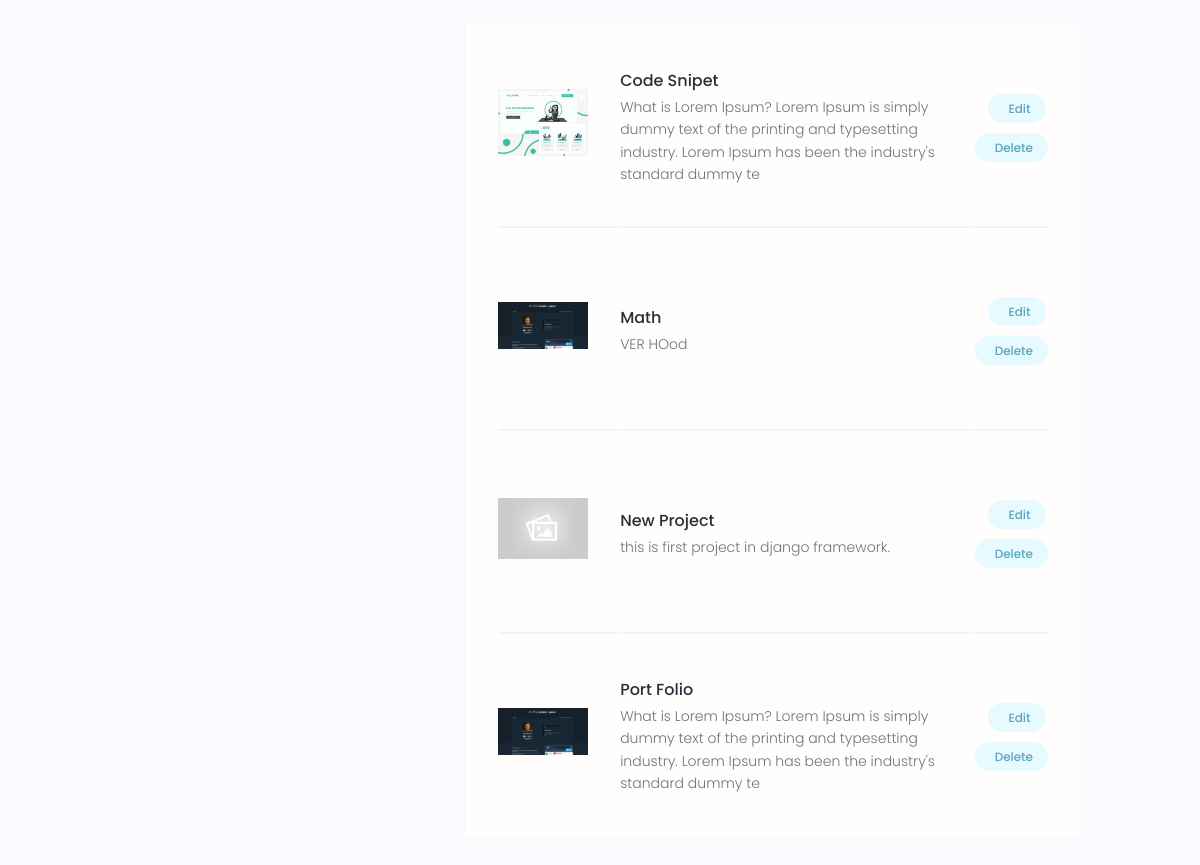
/account/ (signed in, lower part), run on an earlier commit of the app's database.
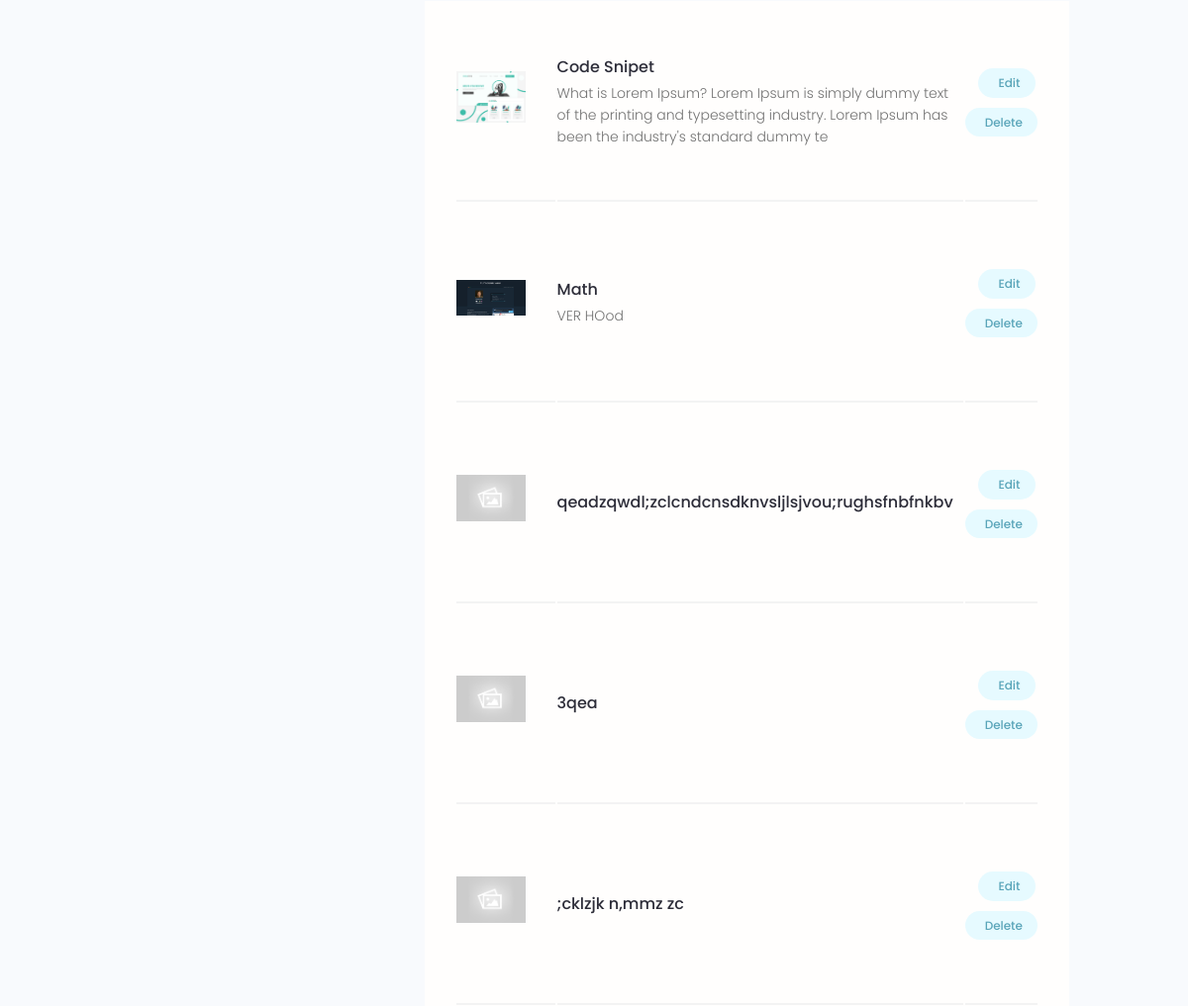
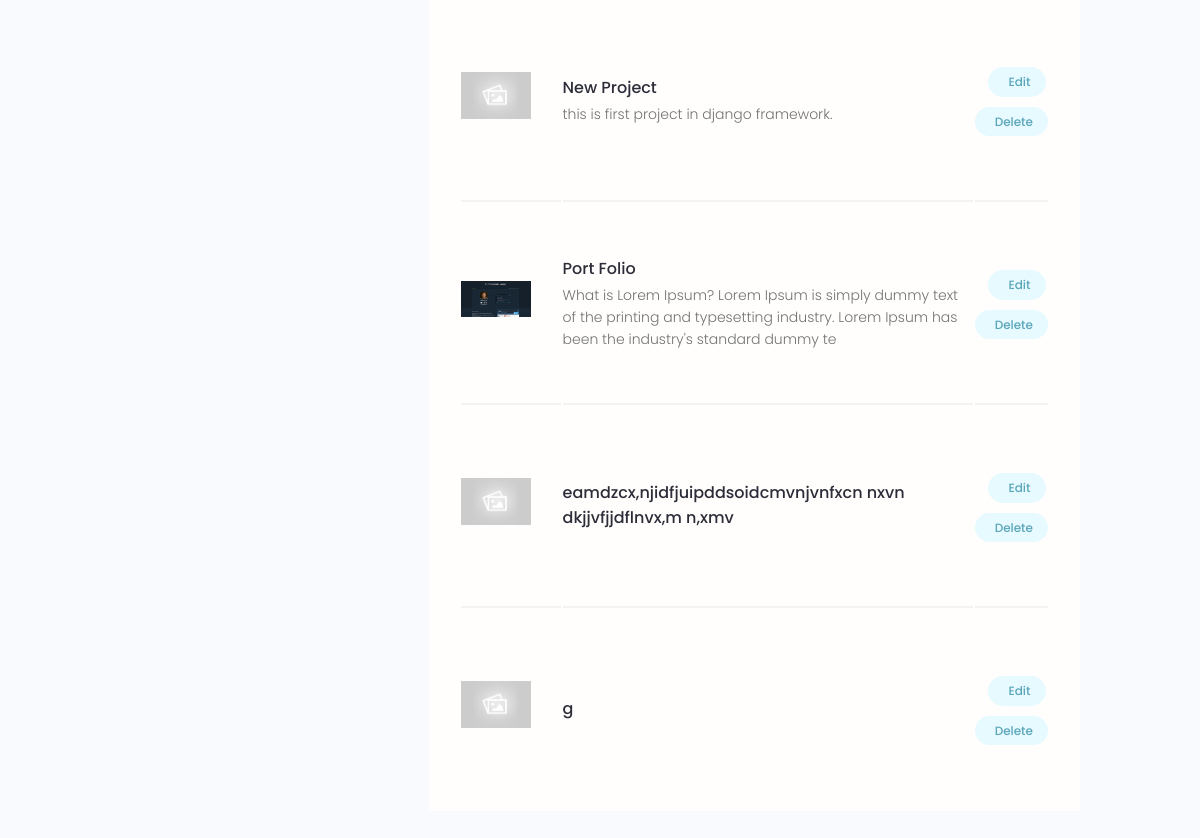
And on a later commit of the database (2 pictures, top to bottom).
### projects/models.py (models this page shows, shortened)
class Project(models.Model):
    owner = models.ForeignKey(Profile,on_delete=models.SET_NULL,null=True,blank=True)
    title = models.CharField(max_length=200)
    discription = models.TextField(null=True,blank=True)
    featured_image = models.ImageField(null=True,blank=True,default="default.jpg")
    demo_link = models.CharField(max_length=2000,null=True,blank=True)
    source_link = models.CharField(max_length=2000,null=True,blank=True)
    tag = models.ManyToManyField('Tag',blank=True)
    vote_total = models.IntegerField(default=0,null=True,blank=True)
    vote_ratio = models.IntegerField(default=0,null=True,blank=True)
    created = models.DateTimeField(auto_now_add=True)
    id = models.UUIDField(default=uuid.uuid4,unique=True,primary_key=True,editable=False)
    class Meta:
        ordering = ['-vote_ratio','-vote_total','title']

### users/views.py (the view)
# urls.py: path('account/',views.userAccount,name='account'),
@login_required(login_url='login')
def userAccount(requset):
    profile = requset.user.profile
    skills = profile.skill_set.all()
    projects = profile.project_set.all()
    context={'profile':profile,'skills':skills,'projects':projects}
    return render(requset,'users/account.html',context)

### users/templates/users/account.html (shortened to what this page needs)
{% extends "main.html" %}
{% block content %}
  <main class="settingsPage profile my-md">
    <div class="container">
      <div class="layout">
        <div class="column column--1of3">
        </div>
        <div class="column column--2of3">
          <table class="settings__table">
            {% for project in projects %}
            <tr>
              <td class="settings__thumbnail">
                <a href="{% url 'project' project.id %}"><img src="{{project.featured_image.url}}" alt="Project Thumbnail" /></a>
              </td>
              <td class="settings__tableInfo">
                <a href="{% url 'project' project.id %}">{{project.title}}</a>
                <p>{{project.discription|slice:"150"}}</p>
              </td>
              <td class="settings__tableActions">
                <a class="tag tag--pill tag--main settings__btn" href="{% url 'update-project' project.id %}"> Edit</a>
                <a class="tag tag--pill tag--main settings__btn" href="{% url 'delete-project' project.id %}?next=/account">
                  Delete</a>
              </td>
            </tr>
            {% endfor %}
          </table>
        </div>
      </div>
    </div>
  </main>
{% endblock %}

What changed in the data, as far as the page shows it:
added Project: featured_image (placeholder picture), title "qeadzqwdl;zclcndcnsdknvsljlsjvou;rughsfnbfnkbv"
added Project: featured_image (placeholder picture), title "3qea"
added Project: featured_image (placeholder picture), title ";cklzjk n,mmz zc"
added Project: featured_image (placeholder picture), title "eamdzcx,njidfjuipddsoidcmvnjvnfxcn nxvn dkjjvfjjdflnvx,m n,xmv"
added Project: featured_image (placeholder picture), title "g"
